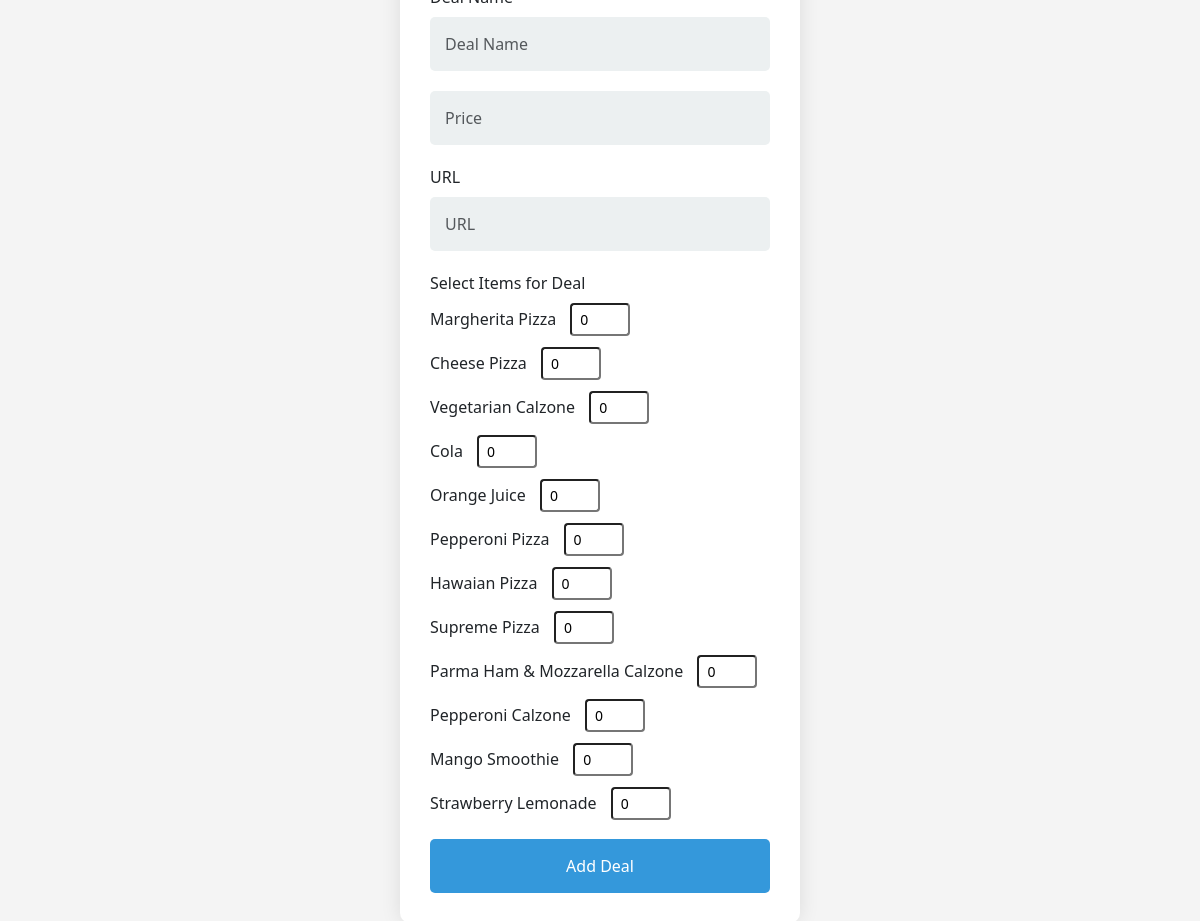
Screenshot of /add_deal.php (signed in) with the database file from the repository.
### tables this page shows
CREATE TABLE `items` (
  `ItemID` int(11) NOT NULL,
  `CatID` int(11) DEFAULT NULL,
  `Name` varchar(255) NOT NULL,
  `Flavour` varchar(255) DEFAULT NULL,
  `StockCount` int(11) DEFAULT NULL,
  `Price` decimal(10,2) DEFAULT NULL,
  `Des` text DEFAULT NULL,
  `URL` varchar(255) DEFAULT NULL,
  `active` int(11) DEFAULT 1
);

### add_deal.php (the view, shortened to what this page needs)
<?php
include 'connection.php';
if (isset($_SESSION['is_admin']) && $_SESSION['is_admin']) {
    $fetchItemsQuery = "SELECT itemid, name FROM items";
    $itemsResult = mysqli_query($conn, $fetchItemsQuery);
    $items = mysqli_fetch_all($itemsResult, MYSQLI_ASSOC);
?>
<!DOCTYPE html>
<html lang="en">
<head>
    <link href="https://cdn.jsdelivr.net/npm/bootstrap@5.7.0/dist/css/bootstrap.min.css" rel="stylesheet">
</head>
<body>
<div class="form-container">
    <form method="POST" action="">
        <div class="mb-3">
            <label for="dealname" class="form-label">Deal Name</label>
            <input type="text" class="form-control" id="dealname" name="dealname" placeholder="Deal Name" required>
        </div>
        <div class="mb-3">
            <input type="number" class="form-control" id="price" name="price" placeholder="Price" required>
        </div>
        <div class="mb-3">
            <label for="url" class="form-label">URL</label>
            <input type="url" class="form-control" id="url" name="url" placeholder="URL">
        </div>
        <div class="mb-3">
            <label class="form-label">Select Items for Deal</label>
            <?php foreach ($items as $item): ?>
                <div class="mb-2">
                    <label for="quantity<?= $item['itemid'] ?>" class="form-label"><?= $item['name'] ?></label>
                    <input type="number" class="form-control-sm" id="quantity<?= $item['itemid'] ?>" name="quantities[<?= $item['itemid'] ?>]" min="0" value="0">
                </div>
            <?php endforeach; ?>
        </div>
        <button type="submit" class="btn btn-primary">Add Deal</button>
    </form>
</div>
</body>
</html>
<?php
}
?>

### add_deal.php (style rules this page uses)
body { background-color: #f4f4f4; font-family: 'Segoe UI', Tahoma, Geneva, Verdana, sans-serif; height: 100vh; display: flex; align-items: center; justify-content: center; margin: 0; }
.form-container { background-color: #ffffff; padding: 30px; border-radius: 10px; box-shadow: 0 0 20px rgba(0, 0, 0, 0.1); transition: transform 0.3s; max-width: 400px; width: 100%; }
.form-control { background: #ecf0f1; border: none; padding: 15px; margin-bottom: 20px; border-radius: 5px; }
.form-control-sm { width: 60px; display: inline-block; margin-left: 10px; }
.btn-primary { background-color: #3498db; border: none; padding: 15px; width: 100%; border-radius: 5px; color: #ffffff; cursor: pointer; transition: background-color 0.3s; }

### rows the page displays
items: Name "Margherita Pizza"
items: Name "Cheese Pizza"
items: Name "Vegetarian Calzone"
items: Name "Cola"
items: Name "Orange Juice"
items: Name "Pepperoni Pizza"
items: Name "Hawaian Pizza"
items: Name "Supreme Pizza"
items: Name "Parma Ham & Mozzarella Calzone"
items: Name "Pepperoni Calzone"
items: Name "Mango Smoothie"
items: Name "Strawberry Lemonade"
